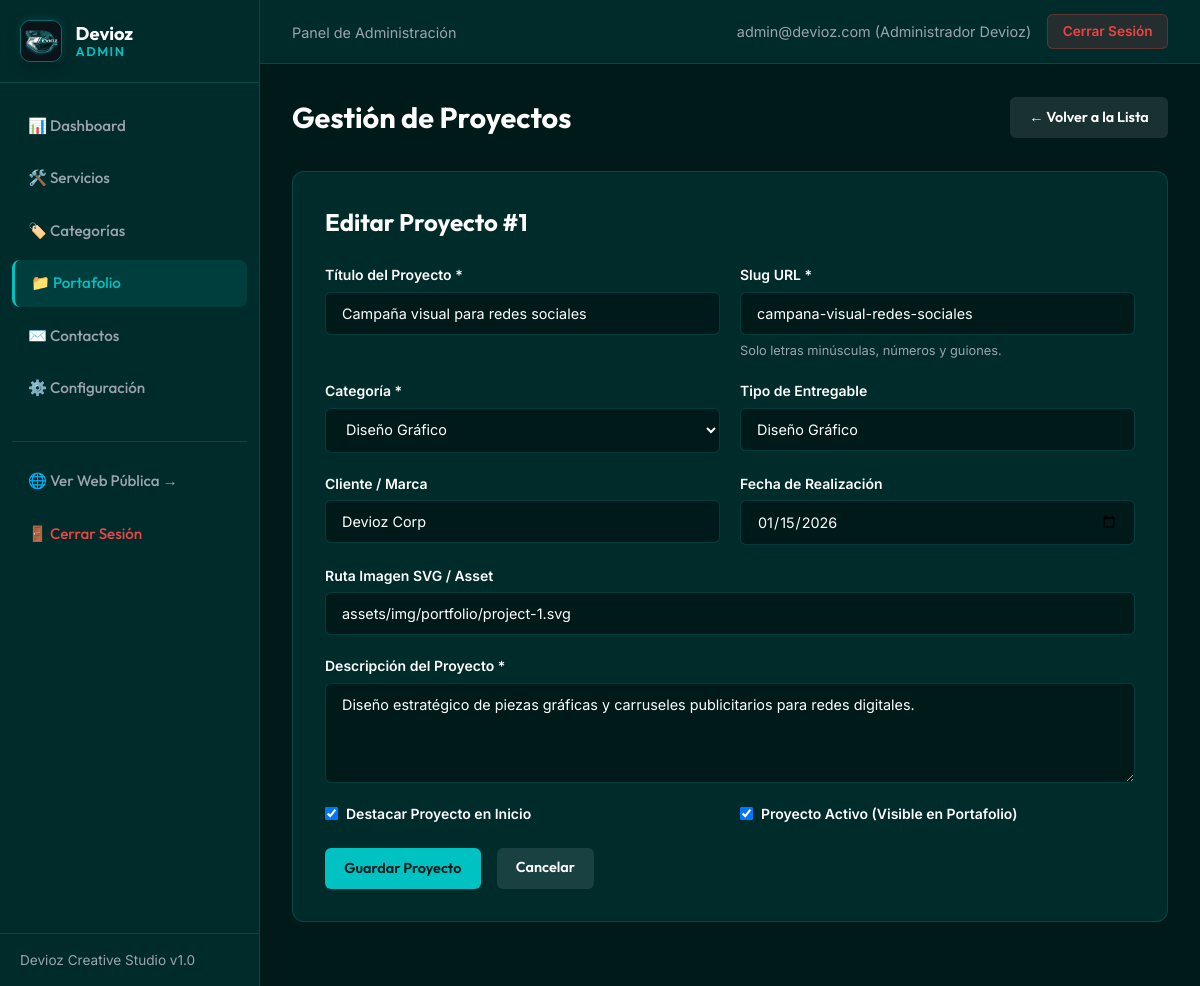
/admin/proyectos.php?action=edit&id=1 (signed in), run on the app's committed database.
### tables this page shows
CREATE TABLE `proyectos` (
  `id` INT AUTO_INCREMENT PRIMARY KEY,
  `categoria_id` INT NOT NULL,
  `titulo` VARCHAR(150) NOT NULL,
  `slug` VARCHAR(180) NOT NULL UNIQUE,
  `descripcion` TEXT NOT NULL,
  `imagen` VARCHAR(255) NULL,
  `tipo` VARCHAR(80) NULL,
  `cliente` VARCHAR(120) NULL,
  `fecha` DATE NULL,
  `destacado` TINYINT DEFAULT 0 COMMENT '1: Sí, 0: No',
  `estado` TINYINT DEFAULT 1 COMMENT '1: Activo, 0: Inactivo',
  `creado_en` TIMESTAMP DEFAULT CURRENT_TIMESTAMP,
  KEY `idx_proyectos_categoria` (`categoria_id`),
  KEY `idx_proyectos_estado` (`estado`),
  KEY `idx_proyectos_destacado` (`destacado`),
  CONSTRAINT `fk_proyectos_categorias` 
    FOREIGN KEY (`categoria_id`) 
    REFERENCES `categorias` (`id`) 
    ON DELETE CASCADE 
    ON UPDATE CASCADE
);

CREATE TABLE `categorias` (
  `id` INT AUTO_INCREMENT PRIMARY KEY,
  `nombre` VARCHAR(100) NOT NULL,
  `slug` VARCHAR(120) NOT NULL UNIQUE,
  `estado` TINYINT DEFAULT 1 COMMENT '1: Activo, 0: Inactivo',
  `creado_en` TIMESTAMP DEFAULT CURRENT_TIMESTAMP,
  KEY `idx_categorias_estado` (`estado`)
);

### backend/helpers/validation.php (called while the page is built, shortened)
<?php
function sanitizeText($data) {
    return htmlspecialchars(trim($data), ENT_QUOTES, 'UTF-8');
}

### admin/proyectos.php (the view, shortened to what this page needs)
<?php
require_once __DIR__ . '/../backend/helpers/validation.php';
$pdo = getPDOConnection();
$action = sanitizeText($_GET['action'] ?? 'list');
$editProject = null;
if ($action === 'edit' && isset($_GET['id'])) {
    $id = (int)$_GET['id'];
    $stmt = $pdo->prepare("SELECT * FROM proyectos WHERE id = :id");
    $stmt->execute(['id' => $id]);
    $editProject = $stmt->fetch();
}
$categories = $pdo->query("SELECT id, nombre, estado FROM categorias ORDER BY nombre ASC")->fetchAll();
require_once __DIR__ . '/includes/header.php';
?>
<div class="page-title-box">
  <h1 class="page-title">Gestión de Proyectos</h1>
  <?php if ($action === 'list'): ?>
    <a href="proyectos.php?action=create" class="btn-admin btn-admin-primary">+ Nuevo Proyecto</a>
  <?php else: ?>
    <a href="proyectos.php" class="btn-admin btn-admin-secondary">&larr; Volver a la Lista</a>
  <?php endif; ?>
</div>
<?php if ($action === 'create' || $action === 'edit'): ?>
  <div class="admin-card">
    <h2 style="font-family: var(--font-heading); margin-bottom: 1.5rem;">
      <?php echo $editProject ? 'Editar Proyecto #' . $editProject['id'] : 'Crear Nuevo Proyecto'; ?>
    </h2>
    <form method="POST" action="proyectos.php">
      <div class="form-grid">
        <div class="form-group-admin">
          <label for="titulo">Título del Proyecto *</label>
          <input type="text" id="titulo" name="titulo" class="form-control-admin" maxlength="150" required value="<?php echo htmlspecialchars($editProject['titulo'] ?? ''); ?>">
        </div>
        <div class="form-group-admin">
          <label for="slug">Slug URL *</label>
          <input type="text" id="slug" name="slug" class="form-control-admin" maxlength="180" placeholder="ej-campana-redes" required value="<?php echo htmlspecialchars($editProject['slug'] ?? ''); ?>">
          <small style="color: var(--devioz-gray); font-size: 0.8rem;">Solo letras minúsculas, números y guiones.</small>
        </div>
        <div class="form-group-admin">
          <label for="categoria_id">Categoría *</label>
          <select id="categoria_id" name="categoria_id" class="form-control-admin" required>
            <?php foreach ($categories as $cat): ?>
              <option value="<?php echo $cat['id']; ?>" <?php echo (isset($editProject) && $editProject['categoria_id'] == $cat['id']) ? 'selected' : ''; ?>>
                <?php echo htmlspecialchars($cat['nombre']); ?><?php echo $cat['estado'] == 0 ? ' [Inactiva]' : ''; ?>
              </option>
            <?php endforeach; ?>
          </select>
        </div>
        <div class="form-group-admin">
          <label for="tipo">Tipo de Entregable</label>
          <input type="text" id="tipo" name="tipo" class="form-control-admin" maxlength="80" placeholder="Ej. Diseño Gráfico, Spot" value="<?php echo htmlspecialchars($editProject['tipo'] ?? ''); ?>">
        </div>
        <div class="form-group-admin">
          <label for="cliente">Cliente / Marca</label>
          <input type="text" id="cliente" name="cliente" class="form-control-admin" maxlength="120" placeholder="Ej. Devioz Corp" value="<?php echo htmlspecialchars($editProject['cliente'] ?? ''); ?>">
        </div>
        <div class="form-group-admin">
          <label for="fecha">Fecha de Realización</label>
          <input type="date" id="fecha" name="fecha" class="form-control-admin" value="<?php echo htmlspecialchars($editProject['fecha'] ?? ''); ?>">
        </div>
        <div class="form-group-admin full">
          <label for="imagen">Ruta Imagen SVG / Asset</label>
          <input type="text" id="imagen" name="imagen" class="form-control-admin" maxlength="255" value="<?php echo htmlspecialchars($editProject['imagen'] ?? 'assets/img/portfolio/project-1.svg'); ?>">
        </div>
        <div class="form-group-admin full">
          <label for="descripcion">Descripción del Proyecto *</label>
          <textarea id="descripcion" name="descripcion" class="form-control-admin" maxlength="5000" required><?php echo htmlspecialchars($editProject['descripcion'] ?? ''); ?></textarea>
        </div>
        <div class="form-group-admin">
          <label style="display: flex; align-items: center; gap: 0.5rem; cursor: pointer;">
            <input type="checkbox" name="destacado" value="1" <?php echo (isset($editProject) && $editProject['destacado'] == 1) ? 'checked' : ''; ?>>
            <span>Destacar Proyecto en Inicio</span>
          </label>
        </div>
        <div class="form-group-admin">
          <label style="display: flex; align-items: center; gap: 0.5rem; cursor: pointer;">
            <input type="checkbox" name="estado" value="1" <?php echo (!isset($editProject) || $editProject['estado'] == 1) ? 'checked' : ''; ?>>
            <span>Proyecto Activo (Visible en Portafolio)</span>
          </label>
        </div>
      </div>
      <div style="margin-top: 1.5rem; display: flex; gap: 1rem;">
        <button type="submit" class="btn-admin btn-admin-primary">Guardar Proyecto</button>
        <a href="proyectos.php" class="btn-admin btn-admin-secondary">Cancelar</a>
      </div>
    </form>
  </div>
<?php endif; ?>
<?php require_once __DIR__ . '/includes/footer.php'; ?>

### admin/assets/css/admin.css (style rules this page uses)
:root { --devioz-primary: #00c2c2; --devioz-primary-hover: #00d4d4; --devioz-dark: #001a1a; --devioz-dark-secondary: #002b2b; --devioz-teal-deep: #004d4d; --devioz-teal: #14b8a6; --devioz-white: #ffffff; --devioz-gray: #9ca3af; --devioz-border: rgba(0, 194, 194, 0.2); --devioz-danger: #ef4444; --devioz-success: #25d366; --devioz-warning: #f59e0b; --sidebar-width: 260px; --font-heading: 'Outfit', sans-serif; --font-body: 'Inter', sans-serif; }
*, *::before, *::after { box-sizing: border-box; margin: 0; padding: 0; }
body { font-family: var(--font-body); background-color: var(--devioz-dark); color: var(--devioz-white); line-height: 1.5; display: flex; min-height: 100vh; }
a { color: inherit; text-decoration: none; }
.page-title-box { margin-bottom: 2rem; display: flex; align-items: center; justify-content: space-between; }
.page-title { font-family: var(--font-heading); font-size: 1.8rem; font-weight: 700; }
.btn-admin { display: inline-flex; align-items: center; gap: 0.4rem; padding: 0.6rem 1.2rem; font-family: var(--font-heading); font-size: 0.9rem; font-weight: 600; border-radius: 6px; border: none; cursor: pointer; transition: all 0.2s ease; }
.btn-admin-primary { background: var(--devioz-primary); color: var(--devioz-dark); }
.btn-admin-secondary { background: rgba(255,255,255,0.1); color: #fff; }
.admin-card { background: var(--devioz-dark-secondary); border: 1px solid var(--devioz-border); border-radius: 12px; padding: 2rem; margin-bottom: 2rem; }
.form-grid { display: grid; grid-template-columns: repeat(2, 1fr); gap: 1.25rem; }
.form-group-admin { display: flex; flex-direction: column; gap: 0.4rem; }
.form-group-admin.full { grid-column: span 2; }
.form-group-admin label { font-size: 0.875rem; font-weight: 600; color: var(--devioz-white); }
.form-control-admin { background: var(--devioz-dark); border: 1px solid var(--devioz-border); border-radius: 6px; padding: 0.75rem 1rem; color: #fff; font-family: var(--font-body); font-size: 0.9rem; outline: none; }
textarea.form-control-admin { min-height: 100px; resize: vertical; }

### data on the page
proyectos: id "1", titulo "Campaña visual para redes sociales", slug "campana-visual-redes-sociales", categoria_id "Diseño Gráfico", tipo "Diseño Gráfico", cliente "Devioz Corp", fecha "01/15/2026", imagen "assets/img/portfolio/project-1.svg", descripcion "Diseño estratégico de piezas gráficas y carruseles publicitarios para redes digitales.", destacado "☑", estado "☑"

### other printed values
$currentUser['email'] "admin@devioz.com"
$currentUser['nombre'] "Administrador Devioz"
